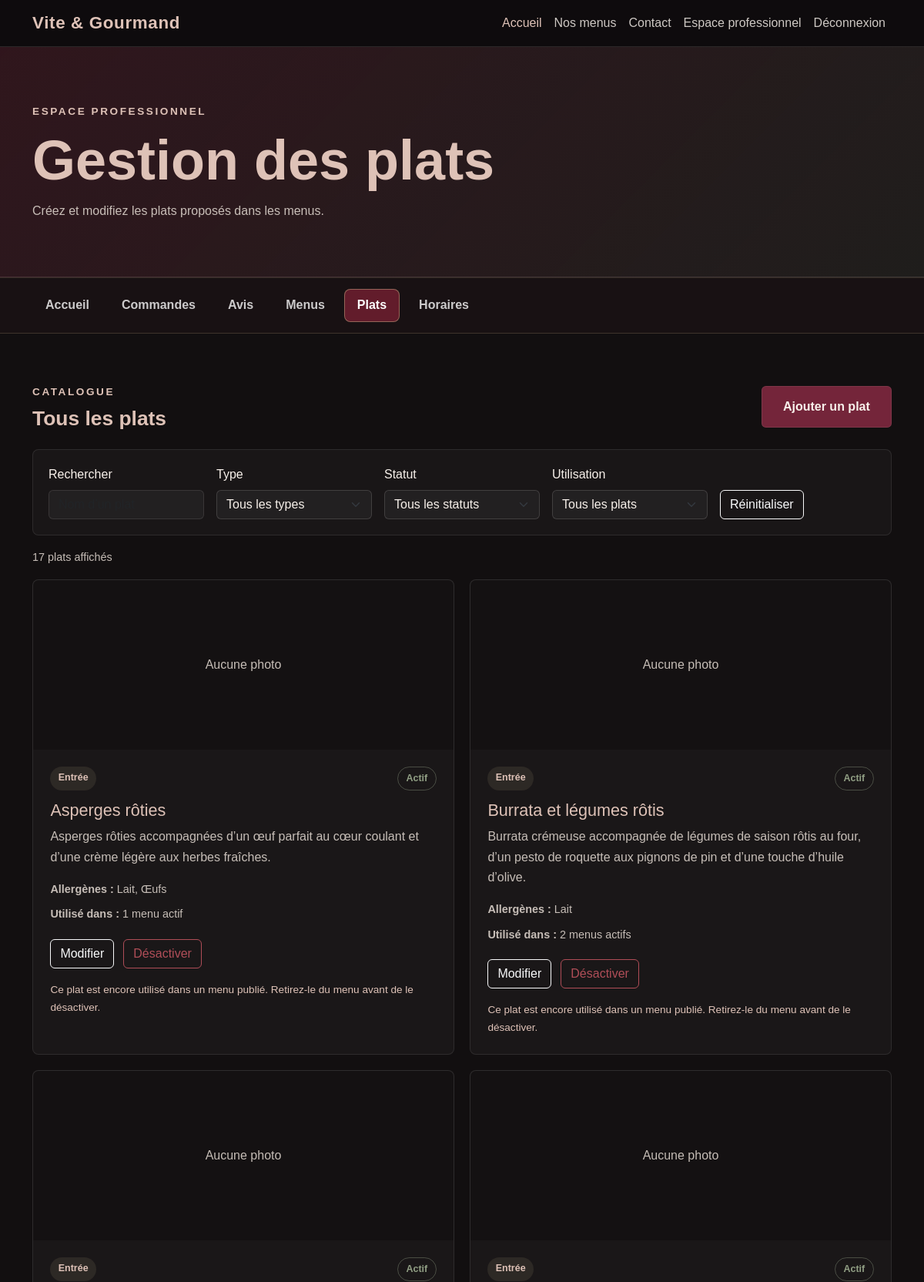
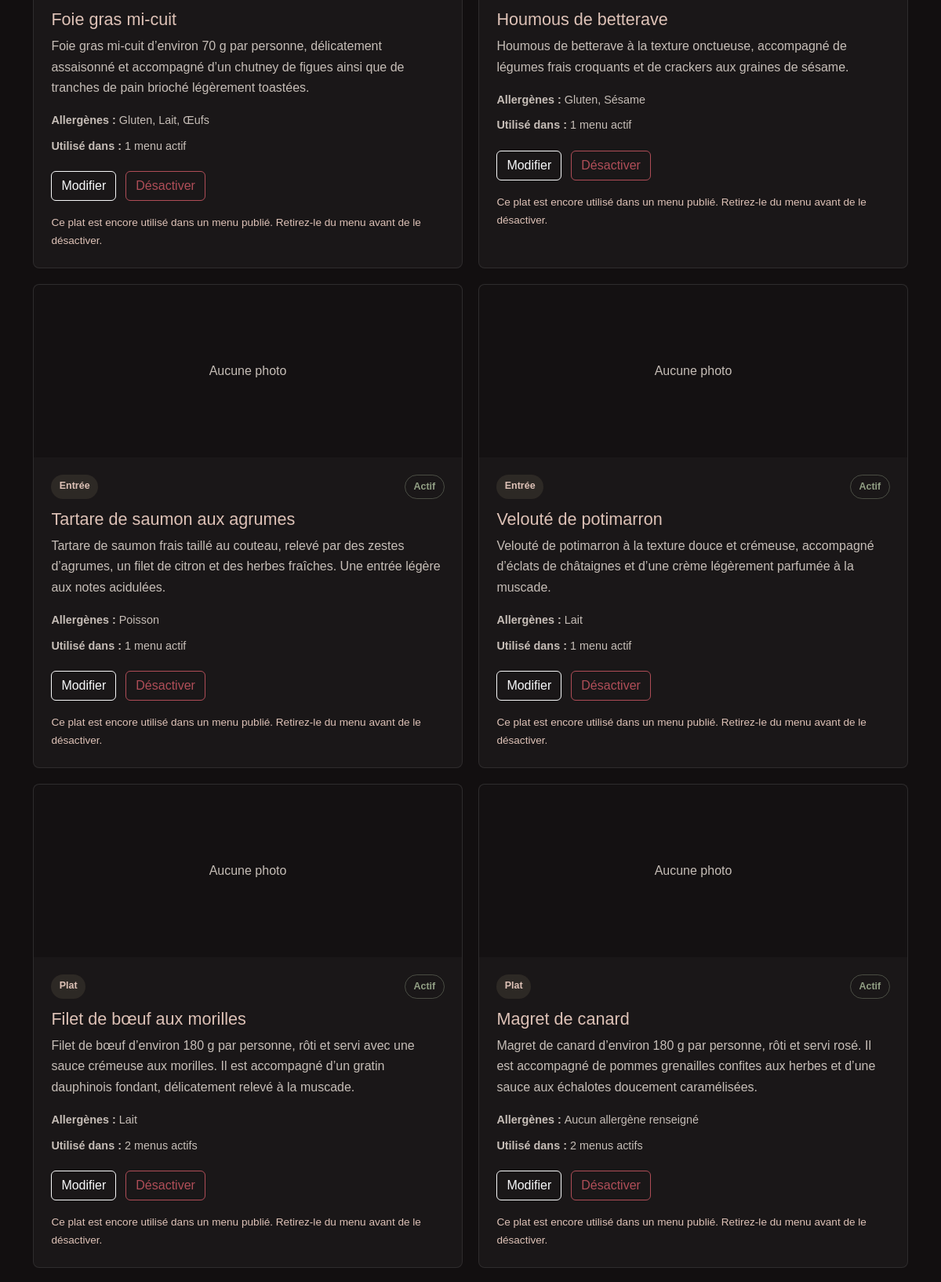
The page /employee/dishes (signed in, upper part) on the database its author committed (2 pictures, top to bottom).
### tables this page shows
CREATE TABLE dishes (
    id INT AUTO_INCREMENT PRIMARY KEY,
    name VARCHAR(150) NOT NULL UNIQUE,
    description TEXT NULL,
    dish_type ENUM(
        'starter',
        'main_course',
        'dessert'
    ) NOT NULL,
    photo LONGBLOB NULL,
    photo_mime_type VARCHAR(100) NULL,
    is_active BOOLEAN NOT NULL DEFAULT TRUE
);

### app/Views/layouts/main.php (called while the page is built)
<?php
require BASE_PATH
    . '/app/Views/layouts/header.php';
require $view;
require BASE_PATH
    . '/app/Views/layouts/footer.php';

### app/Controllers/EmployeeController.php (called while the page is built, shortened)
<?php
class EmployeeController
{
    public function dishes(): void
    {
        $dishes = Dish::getAllForEmployee();
        $view =
            BASE_PATH . '/app/Views/employee/dishes.php';
        require BASE_PATH . '/app/Views/layouts/main.php';
    }
}

### app/Services/Router.php (called while the page is built, shortened)
<?php
class Router
{
    private array $routes = [];
    public function get(string $path, array $action): void
    {
        $this->routes['GET'][$path] = $action;
    }
    public function post(string $path, array $action): void
    {
        $this->routes['POST'][$path] = $action;
    }
    public function dispatch(string $uri): void
    {
        $method = $_SERVER['REQUEST_METHOD'];
        $path = parse_url($uri, PHP_URL_PATH) ?? '/';
        $path = '/' . trim($path, '/');
        [$controllerClass, $methodName] = $this->routes[$method][$path];
        $controller = new $controllerClass();
        $controller->$methodName();
    }
}

### public/index.php (called while the page is built, shortened)
<?php
$router = new Router();
$router->dispatch(
    $_SERVER['REQUEST_URI']
);

### app/Models/Dish.php (called while the page is built, shortened)
<?php
class Dish
{
    public static function getAllForEmployee(): array
    {
        $pdo = Database::getConnection();
        $sql = '
            SELECT
                dishes.id,
                dishes.name,
                dishes.description,
                dishes.dish_type,
                dishes.photo_mime_type,
                dishes.is_active,
                (
                    SELECT GROUP_CONCAT(
                        allergens.name
                        ORDER BY allergens.name
                        SEPARATOR ", "
                    )
                    FROM dish_allergen
                    INNER JOIN allergens
                        ON allergens.id =
                            dish_allergen.allergen_id
                    WHERE dish_allergen.dish_id = dishes.id
                ) AS allergen_names,
                (
                    SELECT COUNT(*)
                    FROM menu_dish
                    INNER JOIN menus
                        ON menus.id = menu_dish.menu_id
                    WHERE menu_dish.dish_id = dishes.id
                    AND menus.is_active = TRUE
                ) AS active_menu_count
            FROM dishes
            ORDER BY
                dishes.is_active DESC,
                FIELD(
                    dishes.dish_type,
                    "starter",
                    "main_course",
                    "dessert"
                ),
                dishes.name
        ';
        $statement = $pdo->query($sql);
        return $statement->fetchAll(PDO::FETCH_ASSOC);
    }
}

### app/Views/employee/dishes.php (the view, shortened to what this page needs)
<?php
$dishTypeLabels = [
    'starter' => 'Entrée',
    'main_course' => 'Plat',
    'dessert' => 'Dessert',
];
?>
<section class="employee-dashboard-hero py-5">
    <div class="container py-4">
        <p class="section-subtitle mb-2">
            Espace professionnel
        </p>
        <h1 class="employee-dashboard-title">
            Gestion des plats
        </h1>
        <p class="employee-dashboard-introduction mb-0">
            Créez et modifiez les plats proposés dans les menus.
        </p>
    </div>
</section>
<?php
require BASE_PATH
    . '/app/Views/employee/_navigation.php';
?>
<section class="employee-dashboard-section py-5">
    <div class="container py-3">
        <div class="employee-dishes-heading">
            <div>
                <p class="section-subtitle mb-2">
                    Catalogue
                </p>
                <h2 class="employee-dashboard-card-title mb-0">
                    Tous les plats
                </h2>
            </div>
            <a
                href="<?php echo BASE_URL; ?>/employee/dish/form"
                class="btn btn-custom">
                Ajouter un plat
            </a>
        </div>
        <?php if (!empty($dishes)): ?>
            <div
                class="employee-dish-filters"
                aria-label="Filtres des plats">
                <div class="employee-dish-filter-field">
                    <label
                        for="dish-search"
                        class="form-label">
                        Rechercher
                    </label>
                    <input
                        type="search"
                        id="dish-search"
                        class="form-control"
                        placeholder="Nom d’un plat"
                        autocomplete="off"
                        data-dish-search>
                </div>
                <div class="employee-dish-filter-field">
                    <label
                        for="dish-type-filter"
                        class="form-label">
                        Type
                    </label>
                    <select
                        id="dish-type-filter"
                        class="form-select"
                        data-dish-type-filter>
                        <option value="">
                            Tous les types
                        </option>
                    </select>
                </div>
                <div class="employee-dish-filter-field">
                    <label
                        for="dish-status-filter"
                        class="form-label">
                        Statut
                    </label>
                    <select
                        id="dish-status-filter"
                        class="form-select"
                        data-dish-status-filter>
                        <option value="">
                            Tous les statuts
                        </option>
                    </select>
                </div>
                <div class="employee-dish-filter-field">
                    <label
                        for="dish-usage-filter"
                        class="form-label">
                        Utilisation
                    </label>
                    <select
                        id="dish-usage-filter"
                        class="form-select"
                        data-dish-usage-filter>
                        <option value="">
                            Tous les plats
                        </option>
                    </select>
                </div>
                <div class="employee-dish-filter-actions">
                    <button
                        type="button"
                        class="btn btn-outline-light"
                        data-dish-reset>
                        Réinitialiser
                    </button>
                </div>
            </div>
            <p
                class="employee-dish-filter-count"
                aria-live="polite"
                data-dish-filter-count>
            </p>
            <div
                class="employee-dishes-grid"
                data-dishes-grid>
                <?php foreach ($dishes as $dish): ?>
                    <?php
                    $isActive =
                        (bool) $dish['is_active'];
                    $activeMenuCount =
                        (int) $dish['active_menu_count'];
                    ?>
                    <article
                        class="employee-dish-card<?php
                            echo $isActive
                                ? ''
                                : ' inactive';
                        ?>"
                        data-dish-card
                        data-dish-name="<?php
                            echo htmlspecialchars(
                                mb_strtolower($dish['name'])
                            );
                        ?>"
                        data-dish-type="<?php
                            echo htmlspecialchars(
                                $dish['dish_type']
                            );
                        ?>"
                        data-dish-status="<?php
                            echo $isActive
                                ? 'active'
                                : 'inactive';
                        ?>"
                        data-dish-usage="<?php
                            echo $activeMenuCount > 0
                                ? 'used'
                                : 'unused';
                        ?>">
                        <div class="employee-dish-image-wrapper">
                            <?php if (!empty($dish['photo_mime_type'])): ?>
                                <img
                                    src="<?php
                                        echo BASE_URL
                                            . '/dish/image?id='
                                            . (int) $dish['id'];
                                    ?>"
                                    alt="<?php
                                        echo htmlspecialchars(
                                            $dish['name']
                                        );
                                    ?>"
                                    class="employee-dish-image">
                            <?php else: ?>
                                <div class="employee-dish-image-placeholder">
                                    Aucune photo
                                </div>
                            <?php endif; ?>
                        </div>
                        <div class="employee-dish-card-body">
                            <div class="employee-dish-card-top">
                                <span class="employee-dish-type">
                                    <?php
                                    echo htmlspecialchars(
                                        $dishTypeLabels[
                                            $dish['dish_type']
                                        ] ?? 'Plat'
                                    );
                                    ?>
                                </span>
                                <span
                                    class="employee-dish-status<?php
                                        echo $isActive
                                            ? ''
                                            : ' inactive';
                                    ?>">
                                    <?php
                                    echo $isActive
                                        ? 'Actif'
                                        : 'Inactif';
                                    ?>
                                </span>
                            </div>
                            <h3 class="employee-dish-title">
                                <?php
                                echo htmlspecialchars(
                                    $dish['name']
                                );
                                ?>
                            </h3>
                            <p class="employee-dish-description">
                                <?php
                                echo htmlspecialchars(
                                    $dish['description']
                                        ?: 'Aucune description.'
                                );
                                ?>
                            </p>
                            <p class="employee-dish-meta">
                                <strong>
                                    Allergènes :
                                </strong>
                                <?php
                                echo htmlspecialchars(
                                    $dish['allergen_names']
                                        ?: 'Aucun allergène renseigné'
                                );
                                ?>
                            </p>
                            <p class="employee-dish-meta">
                                <strong>
                                    Utilisé dans :
                                </strong>
                                <?php if ($activeMenuCount === 0): ?>
                                    aucun menu actif
                                <?php elseif ($activeMenuCount === 1): ?>
                                    1 menu actif
                                <?php else: ?>
                                    <?php echo $activeMenuCount; ?>
                                    menus actifs
                                <?php endif; ?>
                            </p>
                            <div class="employee-dish-actions">
                                <a
                                    href="<?php
                                        echo BASE_URL
                                            . '/employee/dish/form?id='
                                            . (int) $dish['id'];
                                    ?>"
                                    class="btn btn-outline-light">
                                    Modifier
                                </a>
                                <form
                                    action="<?php
                                        echo BASE_URL
                                            . '/employee/dish/toggle';
                                    ?>"
                                    method="post">
                                    <button
                                        type="submit"
                                        class="btn <?php
                                            echo $isActive
                                                ? 'btn-outline-danger'
                                                : 'btn-outline-success';
                                        ?>"
                                        <?php
                                        echo (
                                            $isActive
                                            && $activeMenuCount > 0
                                        )
                                            ? 'disabled'
                                            : '';
                                        ?>>
                                        <?php
                                        echo $isActive
                                            ? 'Désactiver'
                                            : 'Réactiver';
                                        ?>
                                    </button>
                                </form>
                            </div>
                            <?php if (
                                $isActive
                                && $activeMenuCount > 0
                            ): ?>
                                <p class="employee-dish-warning mb-0">
                                    Ce plat est encore utilisé dans un menu publié.
                                    Retirez-le du menu avant de le désactiver.
                                </p>
                            <?php endif; ?>
                        </div>
                    </article>
                <?php endforeach; ?>
            </div>
        <?php endif; ?>
    </div>
</section>

### rows shown on the page
dishes: shows "Aucune photo", dish_type "Entrée", is_active "Actif", name "Asperges rôties", description "Asperges rôties accompagnées d’un œuf parfait au cœur coulant et d’une crème légère aux herbes fraîches.", allergen_names "Lait, Œufs", shows "1 menu actif", shows "Ce plat est encore utilisé dans un menu publié. Retirez-le du menu avant de le désactiver."
dishes: shows "Aucune photo", dish_type "Entrée", is_active "Actif", name "Burrata et légumes rôtis", description "Burrata crémeuse accompagnée de légumes de saison rôtis au four, d’un pesto de roquette aux pignons de pin et d’une touche d’huile d’olive.", allergen_names "Lait", activeMenuCount "2", shows "Ce plat est encore utilisé dans un menu publié. Retirez-le du menu avant de le désactiver."
dishes: shows "Aucune photo", dish_type "Entrée", is_active "Actif", name "Foie gras mi-cuit", description "Foie gras mi-cuit d’environ 70 g par personne, délicatement assaisonné et accompagné d’un chutney de figues ainsi que de tranches de pain brioché légèrement toastées.", allergen_names "Gluten, Lait, Œufs", shows "1 menu actif", shows "Ce plat est encore utilisé dans un menu publié. Retirez-le du menu avant de le désactiver."
dishes: shows "Aucune photo", dish_type "Entrée", is_active "Actif", name "Houmous de betterave", description "Houmous de betterave à la texture onctueuse, accompagné de légumes frais croquants et de crackers aux graines de sésame.", allergen_names "Gluten, Sésame", shows "1 menu actif", shows "Ce plat est encore utilisé dans un menu publié. Retirez-le du menu avant de le désactiver."
dishes: shows "Aucune photo", dish_type "Entrée", is_active "Actif", name "Tartare de saumon aux agrumes", description "Tartare de saumon frais taillé au couteau, relevé par des zestes d’agrumes, un filet de citron et des herbes fraîches. Une entrée légère aux notes acidulées.", allergen_names "Poisson", shows "1 menu actif", shows "Ce plat est encore utilisé dans un menu publié. Retirez-le du menu avant de le désactiver."
dishes: shows "Aucune photo", dish_type "Entrée", is_active "Actif", name "Velouté de potimarron", description "Velouté de potimarron à la texture douce et crémeuse, accompagné d’éclats de châtaignes et d’une crème légèrement parfumée à la muscade.", allergen_names "Lait", shows "1 menu actif", shows "Ce plat est encore utilisé dans un menu publié. Retirez-le du menu avant de le désactiver."
dishes: shows "Aucune photo", dish_type "Plat", is_active "Actif", name "Filet de bœuf aux morilles", description "Filet de bœuf d’environ 180 g par personne, rôti et servi avec une sauce crémeuse aux morilles. Il est accompagné d’un gratin dauphinois fondant, délicatement relevé à la muscade.", allergen_names "Lait", activeMenuCount "2", shows "Ce plat est encore utilisé dans un menu publié. Retirez-le du menu avant de le désactiver."
dishes: shows "Aucune photo", dish_type "Plat", is_active "Actif", name "Magret de canard", description "Magret de canard d’environ 180 g par personne, rôti et servi rosé. Il est accompagné de pommes grenailles confites aux herbes et d’une sauce aux échalotes doucement caramélisées.", allergen_names "Aucun allergène renseigné", activeMenuCount "2", shows "Ce plat est encore utilisé dans un menu publié. Retirez-le du menu avant de le désactiver."

### other values the page prints
$accountLabel "Espace professionnel"
